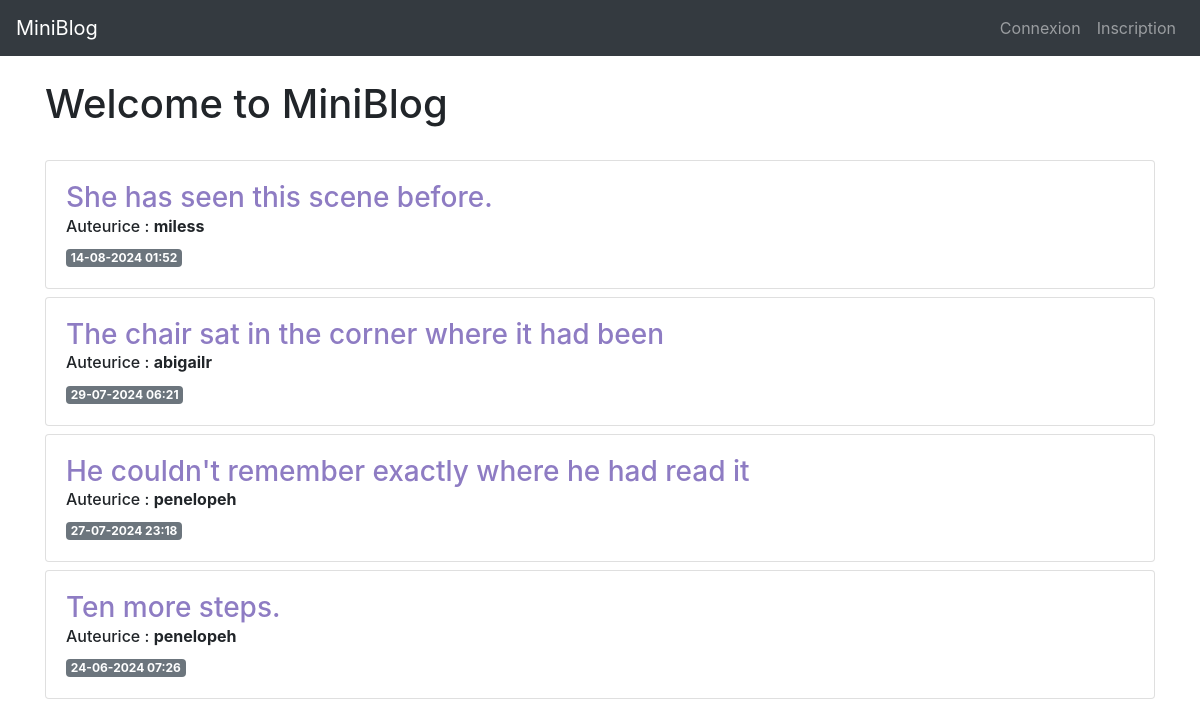
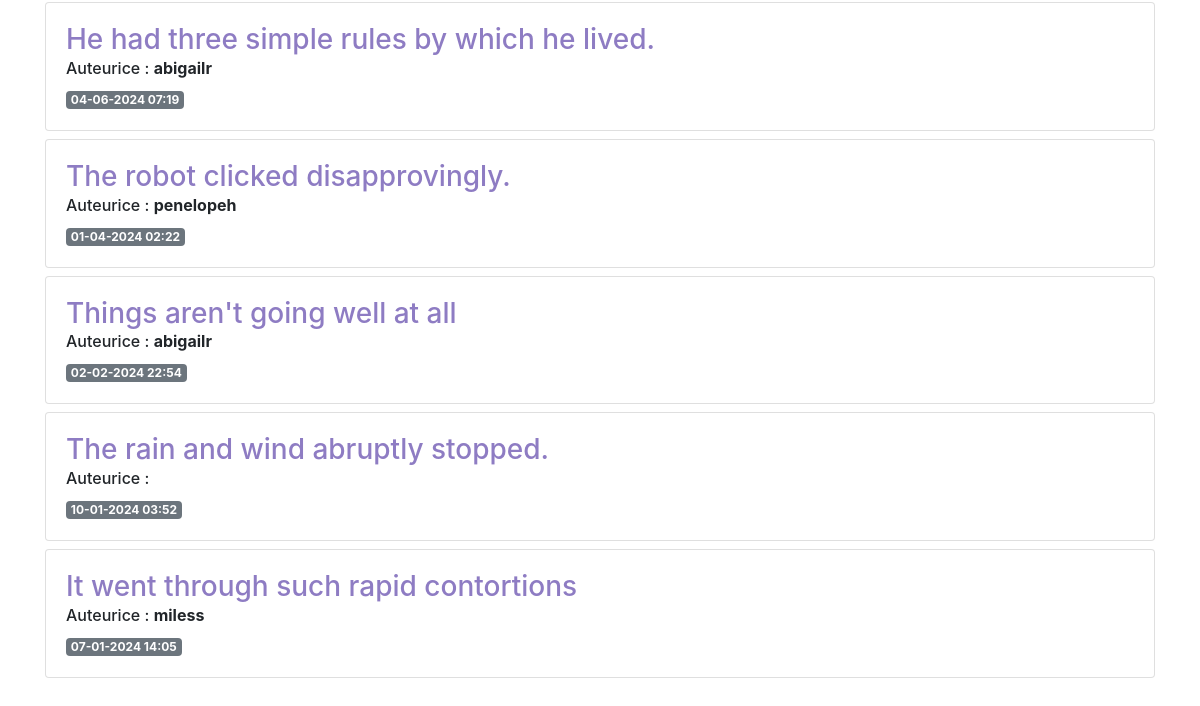
/, run on an earlier commit of the app's database (2 pictures, top to bottom).
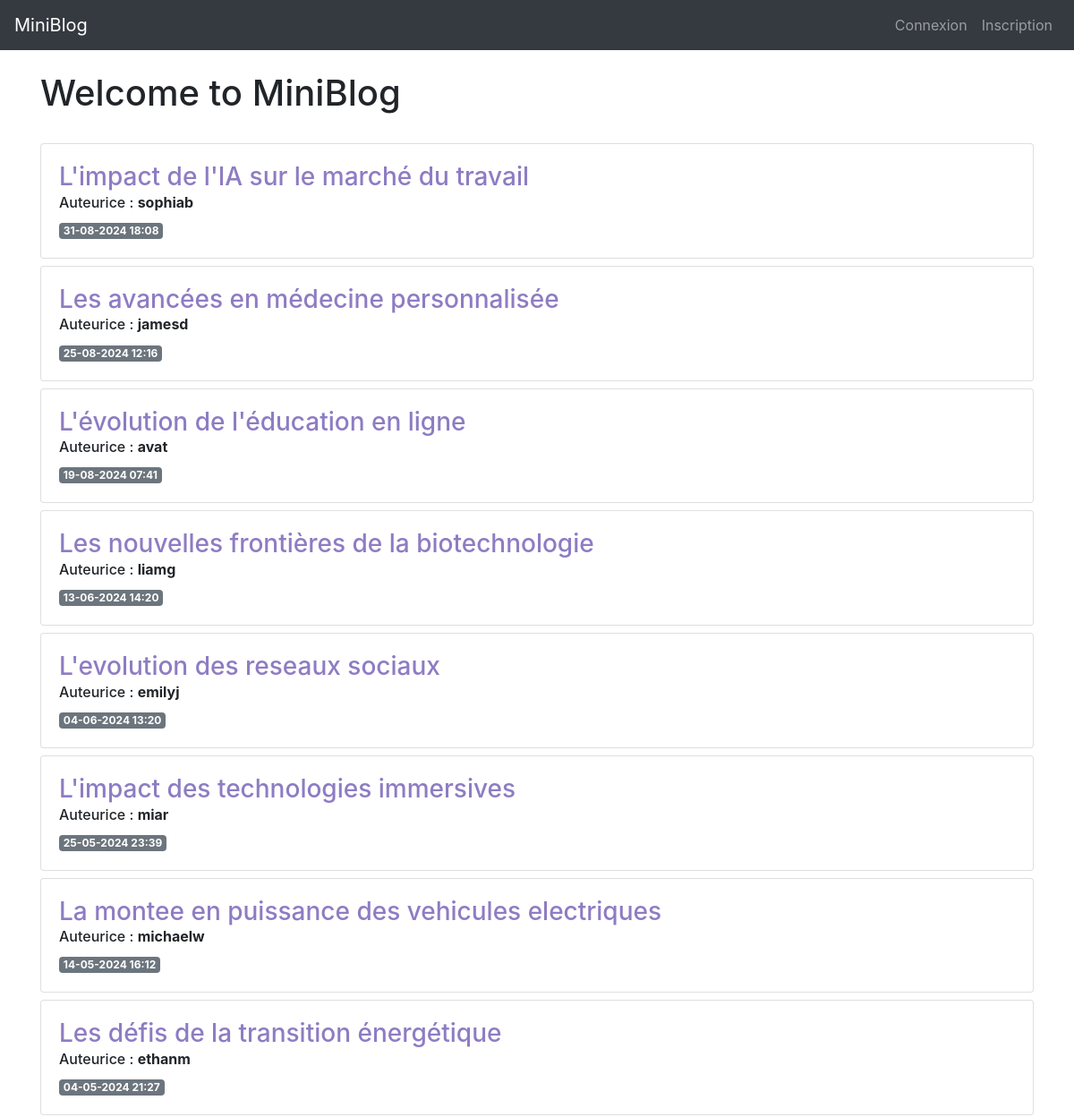
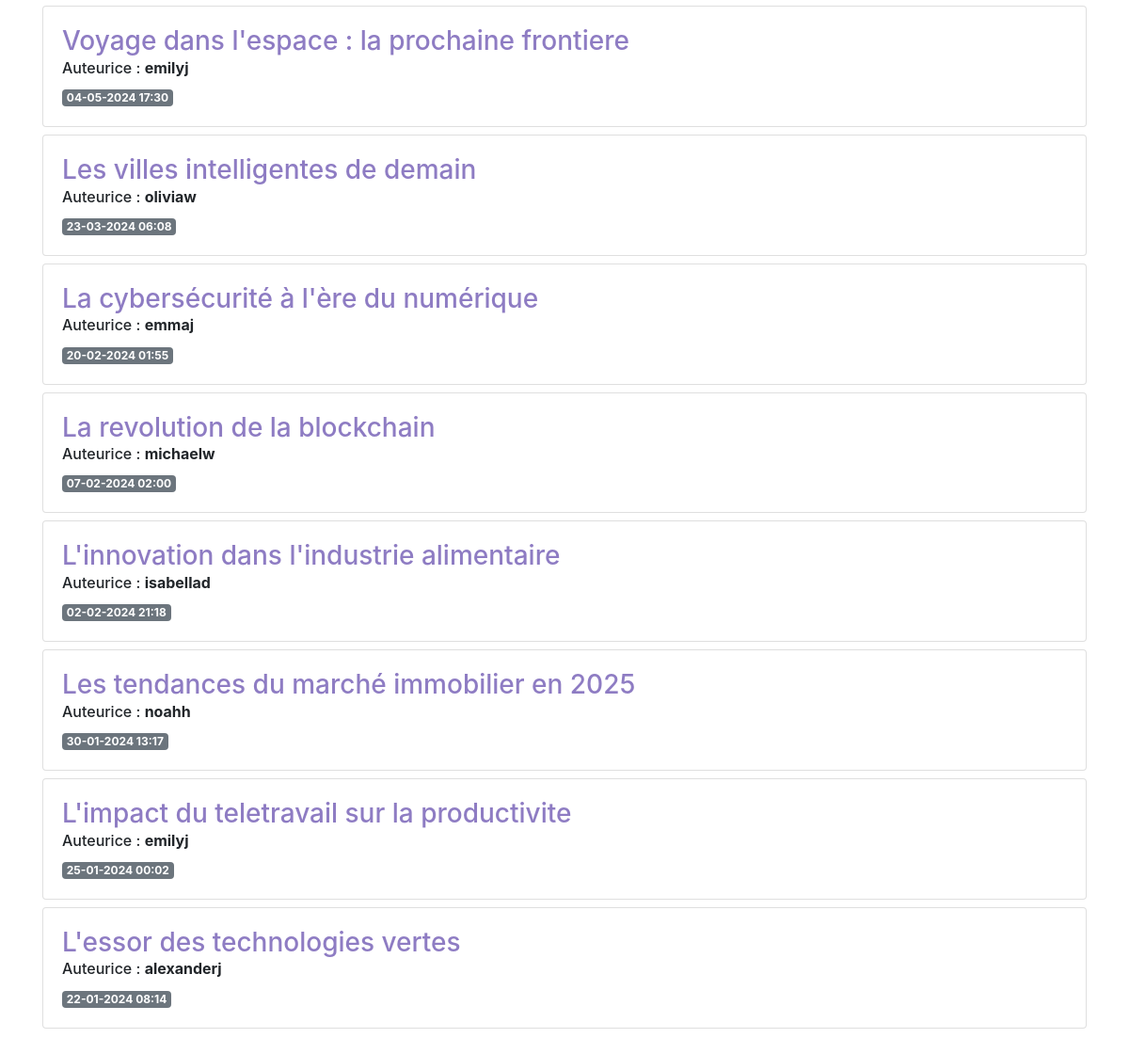
And on a later commit of the database (2 pictures, top to bottom).
### app/models.py (models this page shows, shortened)
class Post(db.Model):
    id = db.Column(db.Integer, primary_key=True)
    created = db.Column(db.DateTime, nullable=False, default=datetime.now)
    title = db.Column(db.String(200), nullable=False)
    content = db.Column(db.Text, nullable=False)
    user_id = db.Column(db.Integer, db.ForeignKey('user.id'), nullable=False)
    @property
    def formatted_created(self):
        return self.created.strftime("%d-%m-%Y %H:%M")

class User(db.Model, UserMixin):
    id = db.Column(db.Integer, primary_key=True)
    username = db.Column(db.String(20), nullable=False, unique=True)
    email = db.Column(db.String(120), nullable=False, unique=True)
    password_hash = db.Column(db.String(255), nullable=False)
    is_admin = db.Column(db.Boolean, default=False)
    created = db.Column(db.DateTime, default=datetime.now, nullable=False)
    posts = db.relationship('Post', backref='author',
                            lazy=True, cascade="all, delete-orphan")
    @property
    def password(self):
        raise AttributeError('password is not a readable attribute')

### app/__init__.py (the view)
    @app.route('/')
    def index():
        posts = Post.query.order_by(Post.created.desc()).all()
        return render_template('index.html', posts=posts)

### app/templates/index.html
{% extends 'base.html' %}
{% block content %}
<h1>{% block title %} Welcome to MiniBlog {% endblock %}</h1>
<br />
{% for post in posts %}
<div class="card mb-2">
    <div class="card-body">
        <a href="{{ url_for('posts.view', post_id=post.id) }}" class="custom-link">
            <h3>{{ post.title }}</h3>
        </a>
        <h6 class="card-subtitle mb-2">Auteurice : <span style="font-weight: bold;">{{ post.author.username }}</span></h6>
        <span class="badge badge-secondary">{{ post.formatted_created }}</span>
    </div>
</div>
{% endfor %}
<br />
<br />
{% endblock %}

What changed in the data, as far as the page shows it:
removed Post: title "She has seen this scene before.", author.username "miless", formatted_created "14-08-2024 01:52"
removed Post: title "The chair sat in the corner where it had been", author.username "abigailr", formatted_created "29-07-2024 06:21"
removed Post: title "He couldn't remember exactly where he had read it", author.username "penelopeh", formatted_created "27-07-2024 23:18"
removed Post: title "Ten more steps.", author.username "penelopeh", formatted_created "24-06-2024 07:26"
removed Post: title "He had three simple rules by which he lived.", author.username "abigailr", formatted_created "04-06-2024 07:19"
removed Post: title "The robot clicked disapprovingly.", author.username "penelopeh", formatted_created "01-04-2024 02:22"
removed Post: title "Things aren't going well at all", author.username "abigailr", formatted_created "02-02-2024 22:54"
removed Post: title "The rain and wind abruptly stopped.", formatted_created "10-01-2024 03:52"
removed Post: title "It went through such rapid contortions", author.username "miless", formatted_created "07-01-2024 14:05"
added Post: title "L'impact de l'IA sur le marché du travail", author.username "sophiab", formatted_created "31-08-2024 18:08"
added Post: title "Les avancées en médecine personnalisée", author.username "jamesd", formatted_created "25-08-2024 12:16"
added Post: title "L'évolution de l'éducation en ligne", author.username "avat", formatted_created "19-08-2024 07:41"
added Post: title "Les nouvelles frontières de la biotechnologie", author.username "liamg", formatted_created "13-06-2024 14:20"
added Post: title "L'evolution des reseaux sociaux", author.username "emilyj", formatted_created "04-06-2024 13:20"
added Post: title "L'impact des technologies immersives", author.username "miar", formatted_created "25-05-2024 23:39"
added Post: title "La montee en puissance des vehicules electriques", author.username "michaelw", formatted_created "14-05-2024 16:12"
added Post: title "Les défis de la transition énergétique", author.username "ethanm", formatted_created "04-05-2024 21:27"
added Post: title "Voyage dans l'espace : la prochaine frontiere", author.username "emilyj", formatted_created "04-05-2024 17:30"
added Post: title "Les villes intelligentes de demain", author.username "oliviaw", formatted_created "23-03-2024 06:08"
added Post: title "La cybersécurité à l'ère du numérique", author.username "emmaj", formatted_created "20-02-2024 01:55"
added Post: title "La revolution de la blockchain", author.username "michaelw", formatted_created "07-02-2024 02:00"
added Post: title "L'innovation dans l'industrie alimentaire", author.username "isabellad", formatted_created "02-02-2024 21:18"
added Post: title "Les tendances du marché immobilier en 2025", author.username "noahh", formatted_created "30-01-2024 13:17"
added Post: title "L'impact du teletravail sur la productivite", author.username "emilyj", formatted_created "25-01-2024 00:02"
added Post: title "L'essor des technologies vertes", author.username "alexanderj", formatted_created "22-01-2024 08:14"
